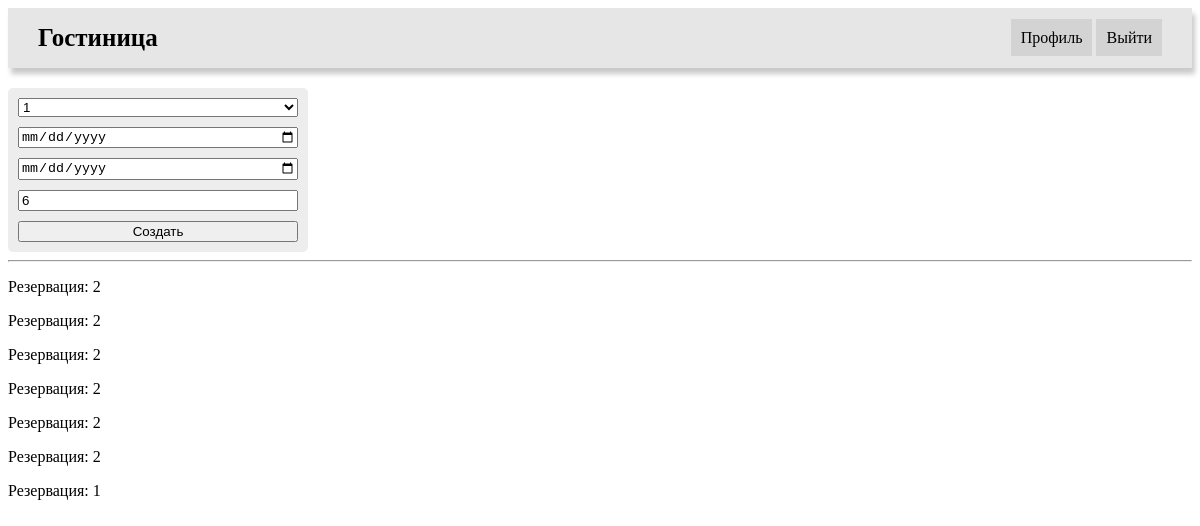
Screenshot of /create_reservation (signed in) with the database file from the repository.
### hotel/models.py (models this page shows, shortened)
class Reservation(models.Model):
    room = models.ForeignKey('HotelRoom', on_delete=models.CASCADE)
    date_start = models.DateField()
    date_end = models.DateField()
    user = models.ManyToManyField(User)

class HotelRoom(models.Model):
    number = models.IntegerField()
    type = models.ForeignKey('RoomType', on_delete=models.CASCADE)
    price = models.FloatField()
    description = models.TextField()
    photo = models.ImageField(upload_to='hotel', default='hotel/default.jpg')
    def __str__(self):
        return str(self.number)

### hotel/views.py (the view, shortened to what this page needs)
# urls.py: path('create_reservation', create_reservation, name='create_reservation'),
def create_reservation(request):
    context = {'reservations': Reservation.objects.all(),
               'rooms': HotelRoom.objects.all()}
    return render(request, 'hotel/create_reservation.html', context)

### hotel/templates/hotel/create_reservation.html (shortened to what this page needs)
<!doctype html>
{% load static %}
<html lang="en">
<head>
    <link rel="stylesheet" href="{% static 'user_app/css/style.css' %}">
</head>
<body>
    {% include 'hotel/header.html'%}
    <form class="form" action="" method="post">
        <select name="number">
            {% for room in rooms %}
                <option value="{{ room.number }}">{{ room.number }}</option>
            {% endfor %}
        </select>
        <input type="date" placeholder="Дата заселения" name="date_start">
        <input type="date" placeholder="Дата выселения" name="date_end">
        <input type="text" placeholder="Пользователь" name="user" value="{{ request.user.id }}">
        <button type="submit">Создать</button>
    </form>
    <hr>
    {% for reserved in reservations %}
        <p>Резервация: {{ reserved.room }}</p>
    {% endfor %}
</body>
</html>

### user_app/static/user_app/css/style.css (style rules this page uses)
* { box-sizing: border-box; }
.form { display: flex; flex-direction: column; width: 300px; gap: 10px; background-color: #ededed; padding: 10px; border-radius: 5px; }

### rows the page displays
Reservation: room "2"
Reservation: room "2"
Reservation: room "2"
Reservation: room "2"
Reservation: room "2"
Reservation: room "2"
Reservation: room "1"

### other values shown
form field number "1"
